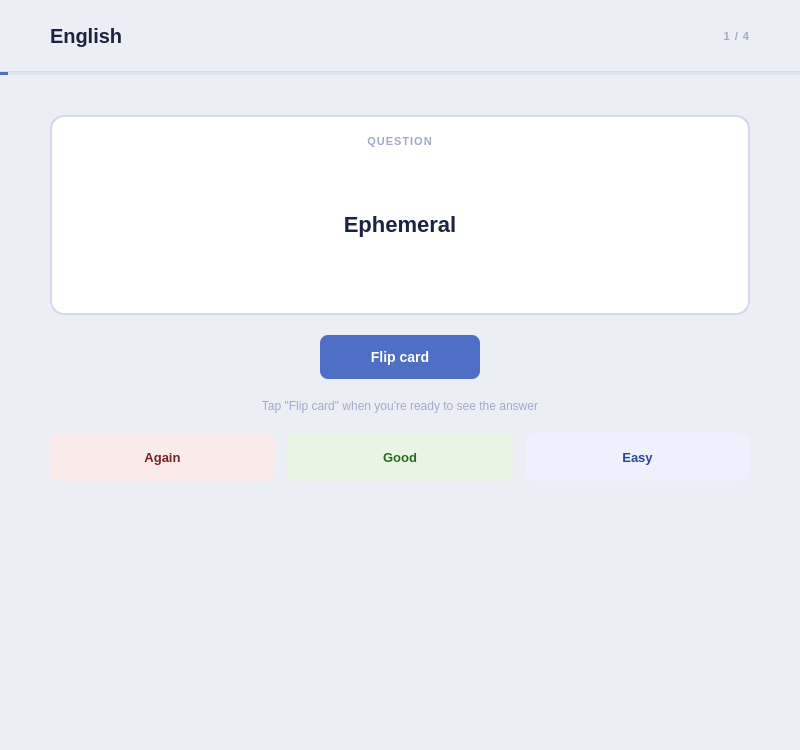
<?xml version="1.0" encoding="UTF-8"?>
<ui version="4.0">
 <class>FlashcardSession</class>
 <widget class="QWidget" name="FlashcardSession">
  <property name="geometry"><rect><x>0</x><y>0</y><width>800</width><height>750</height></rect></property>
  <property name="styleSheet">
   <string notr="true">
QWidget#FlashcardSession { background-color: #eceef5; }
QWidget#sessionHeader { background-color: #eceef5; border-bottom: 1px solid #d4d8ea; }
QLabel#labelSessionTitle { color: #1a2440; font-size: 20px; font-weight: 700; }
QLabel#labelProgress { color: #a0aac8; font-size: 11px; font-weight: 600; letter-spacing: 1px; }
QProgressBar#progressBar { background-color: #dde3f0; border: none; border-radius: 2px; max-height: 3px; }
QProgressBar#progressBar::chunk { background-color: #4f6fc4; border-radius: 2px; }
QWidget#cardFront { background-color: #ffffff; border: 1.5px solid #d4d8ea; border-radius: 14px; }
QWidget#cardBack { background-color: #ffffff; border: 1.5px solid #4f6fc4; border-radius: 14px; }
QLabel#labelCardFront { color: #1a2440; font-size: 22px; font-weight: 700; }
QLabel#labelCardBack { color: #2a6a20; font-size: 18px; font-weight: 600; }
QLabel#labelFrontHint { color: #a0aac8; font-size: 11px; font-weight: 600; letter-spacing: 1px; }
QLabel#labelBackHint { color: #4f6fc4; font-size: 11px; font-weight: 700; letter-spacing: 1.5px; }
QLabel#labelFlipHint { color: #a0aac8; font-size: 12px; }
QPushButton#buttonFlip {
    background-color: #4f6fc4; color: #ffffff; font-size: 14px; font-weight: 600;
    border: none; border-radius: 8px; padding: 12px 28px;
}
QPushButton#buttonFlip:hover { background-color: #3a5aae; }
QPushButton#buttonAgain {
    background-color: #fbeaea; color: #7a2020; font-size: 13px; font-weight: 600;
    border: none; border-radius: 10px; padding: 12px 0;
}
QPushButton#buttonAgain:hover { background-color: #f5dada; }
QPushButton#buttonGood {
    background-color: #e8f5e3; color: #2a6a20; font-size: 13px; font-weight: 600;
    border: none; border-radius: 10px; padding: 12px 0;
}
QPushButton#buttonGood:hover { background-color: #ddf0d6; }
QPushButton#buttonEasy {
    background-color: #eef1fb; color: #2c4890; font-size: 13px; font-weight: 600;
    border: none; border-radius: 10px; padding: 12px 0;
}
QPushButton#buttonEasy:hover { background-color: #e0e6f8; }
QLabel#labelResultComplete { color: #8898c0; font-size: 10px; font-weight: 700; letter-spacing: 3px; }
QLabel#labelResultScore { color: #1a2440; font-size: 52px; font-weight: 800; letter-spacing: -2px; }
QLabel#labelResultSub { color: #4f6fc4; font-size: 16px; font-weight: 600; }
QLabel#labelAgainText, QLabel#labelGoodText, QLabel#labelEasyText { color: #8898c0; font-size: 11px; }
QLabel#labelAgainCount { color: #c0392b; font-size: 20px; font-weight: 700; }
QLabel#labelGoodCount { color: #2a6a20; font-size: 20px; font-weight: 700; }
QLabel#labelEasyCount { color: #4f6fc4; font-size: 20px; font-weight: 700; }
QPushButton#buttonBackToLessons {
    background-color: transparent; color: #8898c0; font-size: 14px; font-weight: 500;
    border: 1px solid #d4d8ea; border-radius: 8px; padding: 12px 28px;
}
QPushButton#buttonBackToLessons:hover { background-color: #f4f5fa; color: #1a2440; border-color: #b0bcd8; }
QPushButton#buttonStudyAgain {
    background-color: #4f6fc4; color: #ffffff; font-size: 14px; font-weight: 600;
    border: none; border-radius: 8px; padding: 12px 28px;
}
QPushButton#buttonStudyAgain:hover { background-color: #3a5aae; }
   </string>
  </property>
  <layout class="QVBoxLayout" name="sessionMainLayout">
   <property name="spacing"><number>0</number></property>
   <property name="leftMargin"><number>0</number></property>
   <property name="topMargin"><number>0</number></property>
   <property name="rightMargin"><number>0</number></property>
   <property name="bottomMargin"><number>0</number></property>
   <item>
    <widget class="QStackedWidget" name="stackedWidgetSession">
     <property name="currentIndex"><number>0</number></property>

     <!-- Page 0: study -->
     <widget class="QWidget" name="pageStudy">
      <layout class="QVBoxLayout" name="studyLayout">
       <property name="spacing"><number>0</number></property>
       <property name="leftMargin"><number>0</number></property>
       <property name="topMargin"><number>0</number></property>
       <property name="rightMargin"><number>0</number></property>
       <property name="bottomMargin"><number>0</number></property>
       <item>
        <widget class="QWidget" name="sessionHeader" native="true">
         <property name="minimumSize"><size><width>0</width><height>72</height></size></property>
         <property name="maximumSize"><size><width>16777215</width><height>72</height></size></property>
         <layout class="QHBoxLayout" name="sessionHeaderLayout">
          <property name="leftMargin"><number>50</number></property>
          <property name="topMargin"><number>0</number></property>
          <property name="rightMargin"><number>50</number></property>
          <property name="bottomMargin"><number>0</number></property>
          <item><widget class="QLabel" name="labelSessionTitle"><property name="text"><string>English</string></property></widget></item>
          <item><spacer name="sessionHeaderSpacer"><property name="orientation"><enum>Qt::Orientation::Horizontal</enum></property><property name="sizeHint" stdset="0"><size><width>40</width><height>20</height></size></property></spacer></item>
          <item><widget class="QLabel" name="labelProgress"><property name="text"><string>1 / 4</string></property><property name="alignment"><set>Qt::AlignmentFlag::AlignRight|Qt::AlignmentFlag::AlignVCenter</set></property></widget></item>
         </layout>
        </widget>
       </item>
       <item>
        <widget class="QProgressBar" name="progressBar">
         <property name="maximumSize"><size><width>16777215</width><height>3</height></size></property>
         <property name="value"><number>1</number></property>
         <property name="textVisible"><bool>false</bool></property>
        </widget>
       </item>
       <item>
        <layout class="QVBoxLayout" name="cardAreaLayout">
         <property name="spacing"><number>20</number></property>
         <property name="leftMargin"><number>50</number></property>
         <property name="topMargin"><number>40</number></property>
         <property name="rightMargin"><number>50</number></property>
         <property name="bottomMargin"><number>40</number></property>
         <item>
          <widget class="QStackedWidget" name="cardFace">
           <property name="minimumSize"><size><width>0</width><height>200</height></size></property>
           <property name="maximumSize"><size><width>16777215</width><height>200</height></size></property>
           <property name="currentIndex"><number>0</number></property>
           <widget class="QWidget" name="cardFront">
            <layout class="QVBoxLayout" name="frontLayout">
             <property name="leftMargin"><number>30</number></property>
             <property name="topMargin"><number>20</number></property>
             <property name="rightMargin"><number>30</number></property>
             <property name="bottomMargin"><number>20</number></property>
             <item><widget class="QLabel" name="labelFrontHint"><property name="text"><string>QUESTION</string></property><property name="alignment"><set>Qt::AlignmentFlag::AlignCenter</set></property></widget></item>
             <item><spacer name="frontSpacer1"><property name="orientation"><enum>Qt::Orientation::Vertical</enum></property><property name="sizeHint" stdset="0"><size><width>20</width><height>10</height></size></property></spacer></item>
             <item><widget class="QLabel" name="labelCardFront"><property name="text"><string>Ephemeral</string></property><property name="alignment"><set>Qt::AlignmentFlag::AlignCenter</set></property><property name="wordWrap"><bool>true</bool></property></widget></item>
             <item><spacer name="frontSpacer2"><property name="orientation"><enum>Qt::Orientation::Vertical</enum></property><property name="sizeHint" stdset="0"><size><width>20</width><height>10</height></size></property></spacer></item>
            </layout>
           </widget>
           <widget class="QWidget" name="cardBack">
            <layout class="QVBoxLayout" name="backLayout">
             <property name="leftMargin"><number>30</number></property>
             <property name="topMargin"><number>20</number></property>
             <property name="rightMargin"><number>30</number></property>
             <property name="bottomMargin"><number>20</number></property>
             <item><widget class="QLabel" name="labelBackHint"><property name="text"><string>ANSWER</string></property><property name="alignment"><set>Qt::AlignmentFlag::AlignCenter</set></property></widget></item>
             <item><spacer name="backSpacer1"><property name="orientation"><enum>Qt::Orientation::Vertical</enum></property><property name="sizeHint" stdset="0"><size><width>20</width><height>10</height></size></property></spacer></item>
             <item><widget class="QLabel" name="labelCardBack"><property name="text"><string>Lasting for a very short time</string></property><property name="alignment"><set>Qt::AlignmentFlag::AlignCenter</set></property><property name="wordWrap"><bool>true</bool></property></widget></item>
             <item><spacer name="backSpacer2"><property name="orientation"><enum>Qt::Orientation::Vertical</enum></property><property name="sizeHint" stdset="0"><size><width>20</width><height>10</height></size></property></spacer></item>
            </layout>
           </widget>
          </widget>
         </item>
         <item>
          <layout class="QHBoxLayout" name="flipRowLayout">
           <item><spacer name="flipLeft"><property name="orientation"><enum>Qt::Orientation::Horizontal</enum></property><property name="sizeHint" stdset="0"><size><width>40</width><height>20</height></size></property></spacer></item>
           <item>
            <widget class="QPushButton" name="buttonFlip">
             <property name="minimumSize"><size><width>160</width><height>44</height></size></property>
             <property name="maximumSize"><size><width>160</width><height>44</height></size></property>
             <property name="text"><string>Flip card</string></property>
            </widget>
           </item>
           <item><spacer name="flipRight"><property name="orientation"><enum>Qt::Orientation::Horizontal</enum></property><property name="sizeHint" stdset="0"><size><width>40</width><height>20</height></size></property></spacer></item>
          </layout>
         </item>
         <item>
          <widget class="QLabel" name="labelFlipHint">
           <property name="text"><string>Tap "Flip card" when you're ready to see the answer</string></property>
           <property name="alignment"><set>Qt::AlignmentFlag::AlignCenter</set></property>
          </widget>
         </item>
         <item>
          <widget class="QWidget" name="recallButtons" native="true">
           <property name="visible"><bool>false</bool></property>
           <layout class="QHBoxLayout" name="recallLayout">
            <property name="spacing"><number>12</number></property>
            <property name="leftMargin"><number>0</number></property>
            <property name="topMargin"><number>0</number></property>
            <property name="rightMargin"><number>0</number></property>
            <property name="bottomMargin"><number>0</number></property>
            <item><widget class="QPushButton" name="buttonAgain"><property name="minimumSize"><size><width>0</width><height>48</height></size></property><property name="text"><string>Again</string></property></widget></item>
            <item><widget class="QPushButton" name="buttonGood"><property name="minimumSize"><size><width>0</width><height>48</height></size></property><property name="text"><string>Good</string></property></widget></item>
            <item><widget class="QPushButton" name="buttonEasy"><property name="minimumSize"><size><width>0</width><height>48</height></size></property><property name="text"><string>Easy</string></property></widget></item>
           </layout>
          </widget>
         </item>
         <item><spacer name="cardBottomSpacer"><property name="orientation"><enum>Qt::Orientation::Vertical</enum></property><property name="sizeHint" stdset="0"><size><width>20</width><height>40</height></size></property></spacer></item>
        </layout>
       </item>
      </layout>
     </widget>

     <!-- Page 1: results -->
     <widget class="QWidget" name="pageResults">
      <layout class="QVBoxLayout" name="resultsLayout">
       <property name="spacing"><number>16</number></property>
       <property name="leftMargin"><number>50</number></property>
       <property name="topMargin"><number>60</number></property>
       <property name="rightMargin"><number>50</number></property>
       <property name="bottomMargin"><number>40</number></property>
       <item><spacer name="resultsTopSpacer"><property name="orientation"><enum>Qt::Orientation::Vertical</enum></property><property name="sizeType"><enum>QSizePolicy::Policy::Fixed</enum></property><property name="sizeHint" stdset="0"><size><width>20</width><height>60</height></size></property></spacer></item>
       <item><widget class="QLabel" name="labelResultComplete"><property name="text"><string>SESSION COMPLETE</string></property><property name="alignment"><set>Qt::AlignmentFlag::AlignCenter</set></property></widget></item>
       <item><widget class="QLabel" name="labelResultScore"><property name="text"><string>3 / 4</string></property><property name="alignment"><set>Qt::AlignmentFlag::AlignCenter</set></property></widget></item>
       <item><widget class="QLabel" name="labelResultSub"><property name="text"><string>Good recall · keep it up</string></property><property name="alignment"><set>Qt::AlignmentFlag::AlignCenter</set></property></widget></item>
       <item>
        <layout class="QHBoxLayout" name="statsRowLayout">
         <property name="spacing"><number>40</number></property>
         <item><spacer name="statsLeft"><property name="orientation"><enum>Qt::Orientation::Horizontal</enum></property><property name="sizeHint" stdset="0"><size><width>40</width><height>20</height></size></property></spacer></item>
         <item>
          <layout class="QVBoxLayout" name="againColLayout">
           <item><widget class="QLabel" name="labelAgainCount"><property name="text"><string>0</string></property><property name="alignment"><set>Qt::AlignmentFlag::AlignCenter</set></property></widget></item>
           <item><widget class="QLabel" name="labelAgainText"><property name="text"><string>Again</string></property><property name="alignment"><set>Qt::AlignmentFlag::AlignCenter</set></property></widget></item>
          </layout>
         </item>
         <item>
          <layout class="QVBoxLayout" name="goodColLayout">
           <item><widget class="QLabel" name="labelGoodCount"><property name="text"><string>0</string></property><property name="alignment"><set>Qt::AlignmentFlag::AlignCenter</set></property></widget></item>
           <item><widget class="QLabel" name="labelGoodText"><property name="text"><string>Good</string></property><property name="alignment"><set>Qt::AlignmentFlag::AlignCenter</set></property></widget></item>
          </layout>
         </item>
         <item>
          <layout class="QVBoxLayout" name="easyColLayout">
           <item><widget class="QLabel" name="labelEasyCount"><property name="text"><string>0</string></property><property name="alignment"><set>Qt::AlignmentFlag::AlignCenter</set></property></widget></item>
           <item><widget class="QLabel" name="labelEasyText"><property name="text"><string>Easy</string></property><property name="alignment"><set>Qt::AlignmentFlag::AlignCenter</set></property></widget></item>
          </layout>
         </item>
         <item><spacer name="statsRight"><property name="orientation"><enum>Qt::Orientation::Horizontal</enum></property><property name="sizeHint" stdset="0"><size><width>40</width><height>20</height></size></property></spacer></item>
        </layout>
       </item>
       <item><spacer name="resultsMiddleSpacer"><property name="orientation"><enum>Qt::Orientation::Vertical</enum></property><property name="sizeHint" stdset="0"><size><width>20</width><height>20</height></size></property></spacer></item>
       <item>
        <layout class="QHBoxLayout" name="resultsBtnsLayout">
         <property name="spacing"><number>20</number></property>
         <item><spacer name="btnLeft"><property name="orientation"><enum>Qt::Orientation::Horizontal</enum></property><property name="sizeHint" stdset="0"><size><width>40</width><height>20</height></size></property></spacer></item>
         <item>
          <widget class="QPushButton" name="buttonBackToLessons">
           <property name="minimumSize"><size><width>160</width><height>44</height></size></property>
           <property name="maximumSize"><size><width>160</width><height>44</height></size></property>
           <property name="text"><string>Back to lessons</string></property>
          </widget>
         </item>
         <item>
          <widget class="QPushButton" name="buttonStudyAgain">
           <property name="minimumSize"><size><width>160</width><height>44</height></size></property>
           <property name="maximumSize"><size><width>160</width><height>44</height></size></property>
           <property name="text"><string>Study again</string></property>
          </widget>
         </item>
         <item><spacer name="btnRight"><property name="orientation"><enum>Qt::Orientation::Horizontal</enum></property><property name="sizeHint" stdset="0"><size><width>40</width><height>20</height></size></property></spacer></item>
        </layout>
       </item>
       <item><spacer name="resultsBottomSpacer"><property name="orientation"><enum>Qt::Orientation::Vertical</enum></property><property name="sizeHint" stdset="0"><size><width>20</width><height>40</height></size></property></spacer></item>
      </layout>
     </widget>

    </widget>
   </item>
  </layout>
 </widget>
 <resources/>
 <connections/>
</ui>
